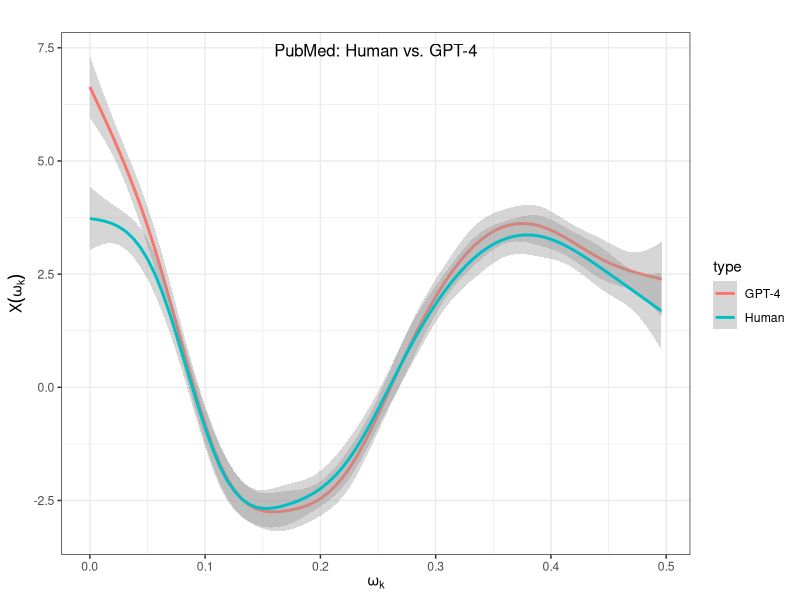
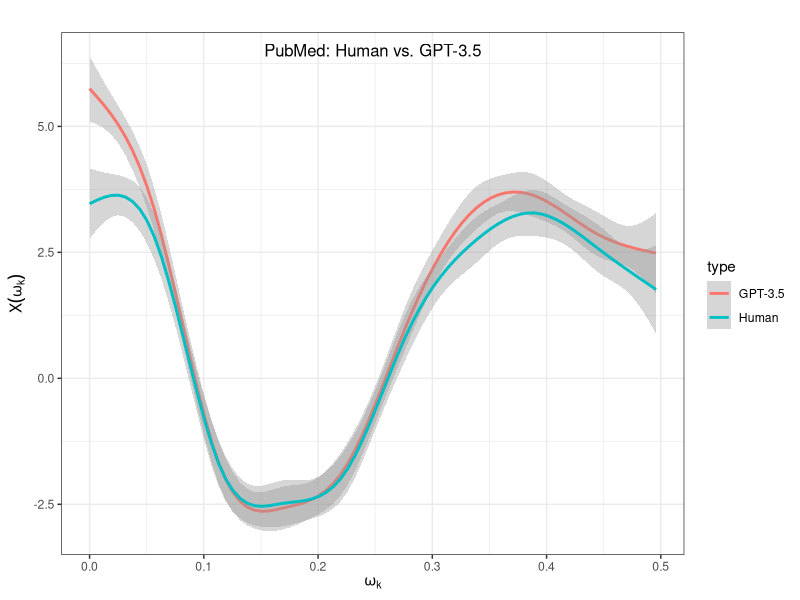
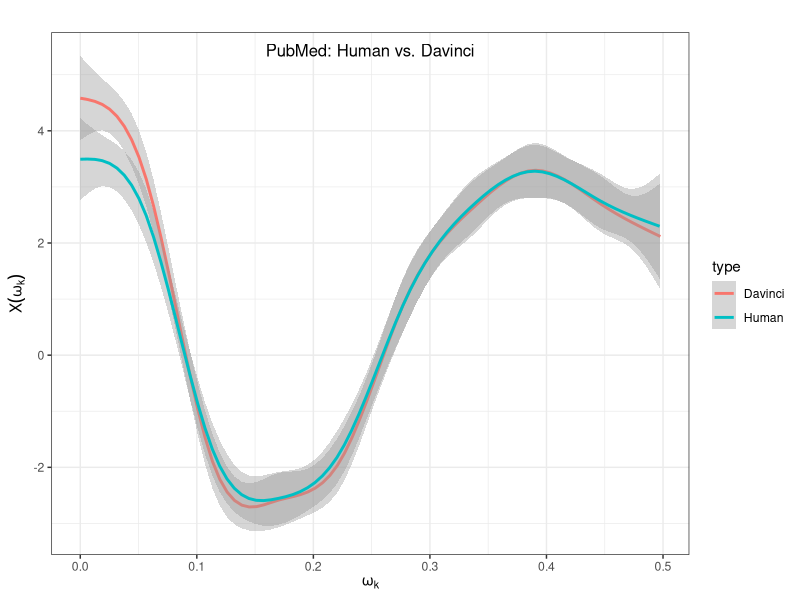
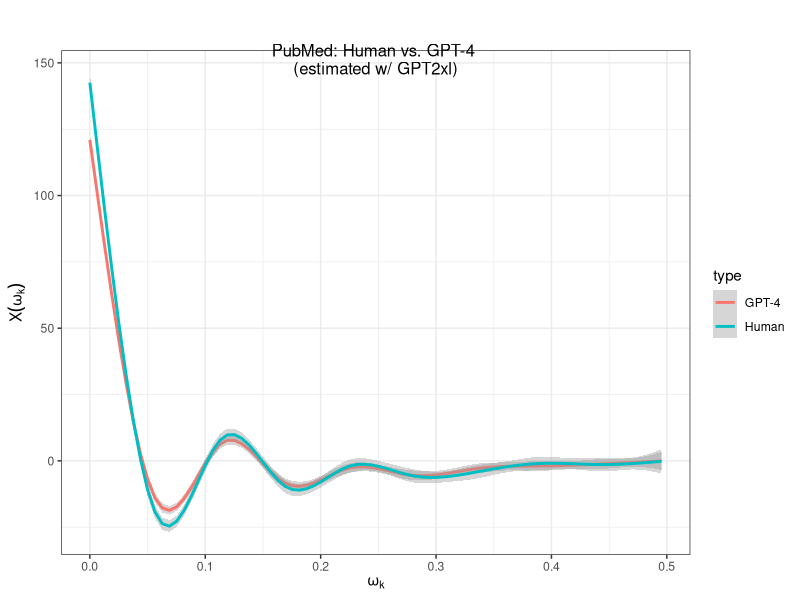

Write R code to recreate these figures, in order.
require("ggplot2")
require("data.table")


# Add sequence ID
add_sid <- function(dt) {
  dt[, freq2 := shift(freq, 1, type="lead", fill=0.5)]
  dt$diffSeries <- dt$freq > dt$freq2
  dt$sid <- cumsum(dt$diffSeries)
  dt$sid <- shift(dt$sid, 1, type="lag", fill=0)
  dt
}


##
# Mistral as estimator
##
# GPT-4
d.gpt4.orig <- fread("../data/gpt-4/pubmed_gpt-4.original.mistral.fftnorm.txt")
d.gpt4.samp <- fread("../data/gpt-4/pubmed_gpt-4.sampled.mistral.fftnorm.txt")
d.gpt4.orig <- add_sid(d.gpt4.orig)
d.gpt4.samp <- add_sid(d.gpt4.samp)
d.gpt4.orig$type <- "Human"
d.gpt4.samp$type <- "GPT-4"
d.gpt4 <- rbind(d.gpt4.orig, d.gpt4.samp)
# Smoothed plot
p <- ggplot(d.gpt4, aes(freq, power, color=type)) +
    geom_smooth() +
    theme_bw() + theme(plot.title = element_text(hjust = 0.5, vjust=-8, size = 12)) +
    ggtitle("PubMed: Human vs. GPT-4") +
    labs(x = bquote(omega[k]), y = bquote(X(omega[k])))
ggsave("gpt4_human_pubmed_mistral_norm.pdf", plot=p, width=5, height=5)

# GPT3.5
d.gpt3.5.orig <- fread("../data/gpt-3.5/pubmed_gpt-3.5-turbo.original.mistral.fftnorm.txt")
d.gpt3.5.samp <- fread("../data/gpt-3.5/pubmed_gpt-3.5-turbo.sampled.mistral.fftnorm.txt")
d.gpt3.5.orig <- add_sid(d.gpt3.5.orig)
d.gpt3.5.samp <- add_sid(d.gpt3.5.samp)
d.gpt3.5.orig$type <- "Human"
d.gpt3.5.samp$type <- "GPT-3.5"
d.gpt3.5 <- rbind(d.gpt3.5.orig, d.gpt3.5.samp)
# Smoothed plot
p <- ggplot(d.gpt3.5, aes(freq, power, color=type)) +
    geom_smooth() +
    theme_bw() + theme(plot.title = element_text(hjust = 0.5, vjust=-8, size = 12)) +
    ggtitle("PubMed: Human vs. GPT-3.5") +
    labs(x = bquote(omega[k]), y = bquote(X(omega[k])))
ggsave("gpt3.5_human_pubmed_mistral_norm.pdf", plot=p, width=5, height=5)

# Davinci
d.davinci.orig <- fread("../data/davinci/pubmed_davinci.original.mistral.fftnorm.txt")
d.davinci.samp <- fread("../data/davinci/pubmed_davinci.sampled.mistral.fftnorm.txt")
d.davinci.orig <- add_sid(d.davinci.orig)
d.davinci.samp <- add_sid(d.davinci.samp)
d.davinci.orig$type <- "Human"
d.davinci.samp$type <- "Davinci"
d.davinci <- rbind(d.davinci.orig, d.davinci.samp)
# Smoothed plot
p <- ggplot(d.davinci, aes(freq, power, color=type)) +
    geom_smooth() +
    theme_bw() + theme(plot.title = element_text(hjust = 0.5, vjust=-8, size = 12)) +
    ggtitle("PubMed: Human vs. Davinci") +
    labs(x = bquote(omega[k]), y = bquote(X(omega[k])))
ggsave("davinci_human_pubmed_mistral_norm.pdf", plot=p, width=5, height=5)


##
# GPT2xl as estimator
##
# GPT-4
d.gpt4.orig <- fread("../data/gpt-4/pubmed_gpt-4.original.gpt2xl.fft.txt")
d.gpt4.samp <- fread("../data/gpt-4/pubmed_gpt-4.sampled.gpt2xl.fft.txt")
d.gpt4.orig <- add_sid(d.gpt4.orig)
d.gpt4.samp <- add_sid(d.gpt4.samp)
d.gpt4.orig$type <- "Human"
d.gpt4.samp$type <- "GPT-4"
d.gpt4 <- rbind(d.gpt4.orig, d.gpt4.samp)
# Smoothed plot
p <- ggplot(d.gpt4, aes(freq, power, color=type)) +
    geom_smooth() +
    theme_bw() + theme(plot.title = element_text(hjust = 0.5, vjust=-8, size = 12)) +
    ggtitle("PubMed: Human vs. GPT-4 \n(estimated w/ GPT2xl)") +
    labs(x = bquote(omega[k]), y = bquote(X(omega[k])))
ggsave("gpt4_human_pubmed_gpt2xl.pdf", plot=p, width=5, height=5)
